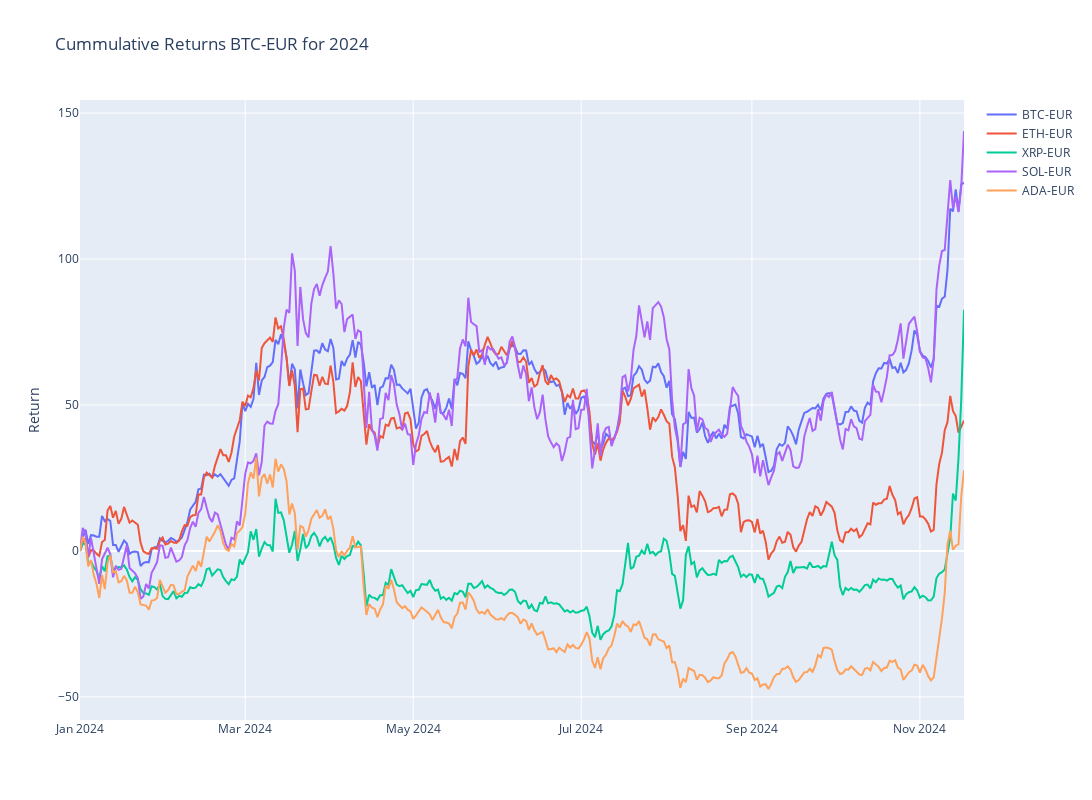

Notebook cell for this chart:
### Code cell
# Plotly
fig = make_subplots()

# Graph (1,1)
# Loop all stock files and get cummulative return for year
for stock in tqdm(index_list):
    f = os.path.join("../input", stock)
    df = pd.read_csv(f+".csv",index_col="Date",parse_dates=True)
    df['Cummulative_Return'] = cumulative_return(df["Adj Close"].loc[year])
    fig.add_trace(go.Scatter(x=df['Cummulative_Return'].loc[year].index,y=df['Cummulative_Return'].loc[year],mode="lines",name=stock.split('.')[0]),row=1,col=1)

# Update xaxis properties
fig.update_yaxes(title_text="Return", row=1, col=1)

fig.update_layout(height=800, width=1300,showlegend=True,title=f"Cummulative Returns {ticker} for {year}")

fig.show()

### Figure 1 — Plotly figure (JSON) as saved in the notebook; plotly's stock layout.template omitted (floating-point values rounded to 4 significant figures; data arrays with more than 128 entries replaced by an {"elided": "..."} marker saying what was removed)
{"data": [{"mode": "lines", "name": "BTC-EUR", "type": "scatter", "x": {"elided": "322 str values"}, "xaxis": "x", "y": {"elided": "322 float values"}, "yaxis": "y"}, {"mode": "lines", "name": "ETH-EUR", "type": "scatter", "x": {"elided": "322 str values"}, "xaxis": "x", "y": {"elided": "322 float values"}, "yaxis": "y"}, {"mode": "lines", "name": "XRP-EUR", "type": "scatter", "x": {"elided": "322 str values"}, "xaxis": "x", "y": {"elided": "322 float values"}, "yaxis": "y"}, {"mode": "lines", "name": "SOL-EUR", "type": "scatter", "x": {"elided": "322 str values"}, "xaxis": "x", "y": {"elided": "322 float values"}, "yaxis": "y"}, {"mode": "lines", "name": "ADA-EUR", "type": "scatter", "x": {"elided": "322 str values"}, "xaxis": "x", "y": {"elided": "322 float values"}, "yaxis": "y"}], "layout": {"height": 800, "showlegend": true, "title": {"text": "Cummulative Returns BTC-EUR for 2024"}, "width": 1300, "xaxis": {"anchor": "y", "domain": [0, 1]}, "yaxis": {"anchor": "x", "domain": [0, 1], "title": {"text": "Return"}}}}
